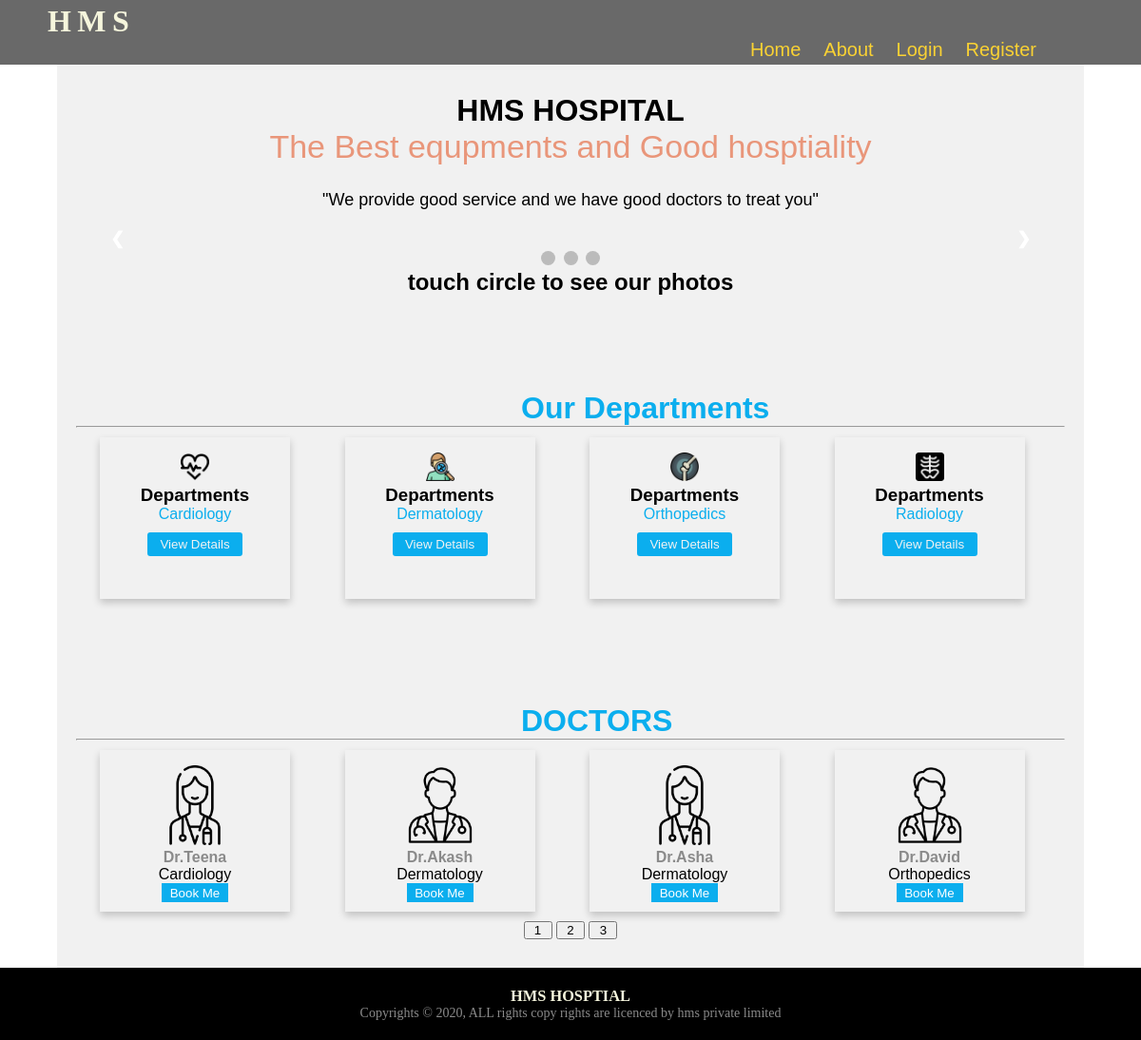
Screenshot of /?page=2 with the database file from the repository.
### hospitalAPP/models.py (models this page shows, shortened)
class Departments(models.Model):
    name = models.CharField(max_length=25, unique=True)
    slug = models.SlugField(max_length=25, unique=True)
    icon = models.ImageField(upload_to="Departments")
    discrpition = models.TextField(max_length=200)
    class Meta:
        ordering = ('name',)
        verbose_name = 'Department'
        verbose_name_plural = 'Departments'
    def __str__(self):
        return '{}'.format(self.name)

class Doctors(models.Model):
    doc_name = models.CharField(max_length=25, unique=True)
    departments = models.ForeignKey(Departments, on_delete=models.CASCADE)
    photos = models.ImageField(upload_to="Doctors")
    numbers = models.CharField(max_length=12)
    available = models.BooleanField(default=True)
    class Meta:
        ordering = ('departments',)
        verbose_name = 'Docter'
        verbose_name_plural = 'Doctories'

### hospitalAPP/views.py (the view)
# urls.py: 2. Add a URL to urlpatterns:  path('', views.home, name='home')
def home(request):
    dep = Departments.objects.all()
    doctors_list = Doctors.objects.all().filter(available=True)
    paginator = Paginator(doctors_list, 4)
    try:
        page = int(request.GET.get('page', '1'))
    except:
        page = 1
    try:
        doctors_lst = paginator.page(page)
    except (EmptyPage, InvalidPage):
        doctors_lst = paginator.page(paginator.num_pages)
    return render(request, 'home.html',{"depar":dep,"doct":doctors_lst})

### templates/home.html (shortened to what this page needs)
{% extends 'base.html' %}
{% load static %}
{% block content %}
<h1 style="text-align: center;">HMS HOSPITAL</h1>
<p style="font-size: 34px;color:darksalmon;text-align:center;font-family:Impact, Haettenschweiler, 'Arial Narrow Bold', sans-serif ">
    The Best equpments and Good hosptiality <br> <p style="text-align: center;line-height: 4em;
    font-size: large;">"We provide good service and we have good doctors to treat you"</p> </p>
    <div class="slideshow-container">
        <a class="prev" onclick="plusSlides(-1)">&#10094;</a>
        <a class="next" onclick="plusSlides(1)">&#10095;</a>
      </div>
      <br>
      <div style="text-align:center">
        <span class="dot" onclick="currentSlide(1)"></span>
        <span class="dot" onclick="currentSlide(2)"></span>
        <span class="dot" onclick="currentSlide(3)"></span>
      </div>
      <h2 style="text-align:center;">touch circle to see our photos</h2>
    <h1 class="dep">Our Departments</h1>
<hr>
<div class="row">
    {% for d in depar %}
    <div class="column">
        <div class="card">
            <img src="{{d.icon.url}}" alt="icon" width="30px", height="30px" >
            <h3>Departments</h3>
            <p class="d-name">{{d.name}}</p>
            <a href="{% url 'depview' d.id %}"><button class="view">View Details</button></a>
        </div>
    </div>
    {% endfor %}
</div>
<h1 class="doc-dep">DOCTORS</h1>
<hr>
<div class="row">
    {% for do in doct %}
   <div class="column">
    <div class="card">
    <img src="{{do.photos.url}}" alt="Avatar" style="width: 50%;">
        <div class="d-container">
        <h4 class="D-name"><b>Dr.{{do.doc_name}}</b></h4>
        <p>{{do.departments}}</p>
        {% if user.is_authenticated %}
        <a href="{% url 'booking' %}"><button class="Bookme">Book Me</button></a>
        {% else %}
        <a href="{% url 'login' %}"><button class="Bookme">Book Me</button></a>
        {% endif %}
    </div>
    </div>
</div>
{% endfor %}
</div>
<div class="page_int">
    {% for dg in doct.paginator.page_range %}
       <a class="" href="?page={{dg}}"><button class="{% if doct.number == pg %} active {% endif %}", style="width: 30px
        ;">{{dg}}</button></a>
       {% endfor %}
    </div>
{% endblock %}

### static/css/main.css (style rules this page uses)
* { margin: 0; padding: 0; box-sizing: border-box; }
.column { float: left; width: 25%; padding: 10px 20px; }
.row { margin: 0 5px; }
.row:after { content: ""; display: table; clear: both; }
.card { box-shadow: 0 4px 8px 0 rgba(0, 0, 0, 0.2); padding: 16px; text-align: center; background-color:#f1f1f1; }
.d-name { color: #0baeee; }
.dep { color: #0baeee; padding-left: 45%; padding-top: 100px; }
.doc-dep { color: #0baeee; padding-left: 45%; padding-top: 100px; }
.D-name { color: #8a8a8a; }
.card { box-shadow: 0 4px 8px 0 rgba(0, 0,0, 0.2); transition: 0.3s; padding: 16px; height: 170px; width: 200px; }
.d-container { padding: 2px -16px; height: 15px; }
.page_int { text-align: center; }
.view { margin: 10px; background-color: #0baeee; color: #f2f2f2; border: none; border-radius: 3px; height: 25px; width: 100px; }
.Bookme { background:#0baeee ; color: #fff; border: none; width: 70px; height: 20px; cursor: pointer; }
.slideshow-container { max-width: 1000px; position: relative; margin: auto; }
.prev, .next { cursor: pointer; position: absolute; top: 50%; width: auto; margin-top: -22px; padding: 16px; color: white; font-weight: bold; font-size: 18px; transition: 0.6s ease; border-radius: 0 3px 3px 0; user-select: none; }
.next { right: 0; border-radius: 3px 0 0 3px; }
.dot { cursor: pointer; height: 15px; width: 15px; margin: 0 2px; background-color: #bbb; border-radius: 50%; display: inline-block; transition: background-color 0.6s ease; }

### rows the page displays
Departments: icon (picture), name "Cardiology"
Departments: icon (picture), name "Dermatology"
Departments: icon (picture), name "Orthopedics"
Departments: icon (picture), name "Radiology"
Doctors: photos (picture), doc_name "Teena", departments "Cardiology"
Doctors: photos (picture), doc_name "Akash", departments "Dermatology"
Doctors: photos (picture), doc_name "Asha", departments "Dermatology"
Doctors: photos (picture), doc_name "David", departments "Orthopedics"

### other values shown
{{ dg }} "1" "2" "3"
